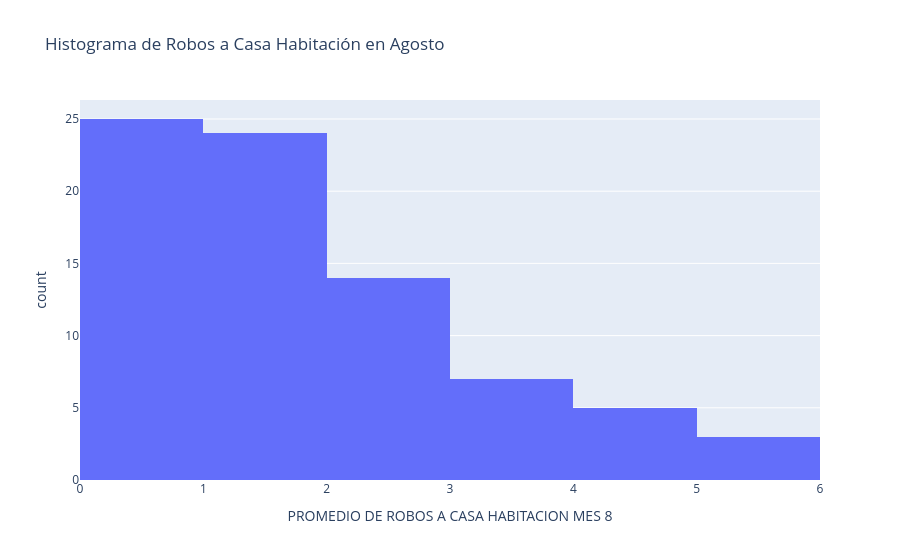

Notebook code cell kept with this figure:
### Code cell
import plotly.express as px
fig = px.histogram(df, x="PROMEDIO DE ROBOS A CASA HABITACION MES 8", title="Histograma de Robos a Casa Habitación en Agosto")
fig.show()

### Figure 1 — Plotly figure (JSON) as saved in the notebook; plotly's stock layout.template omitted (floating-point values rounded to 4 significant figures)
{"data": [{"bingroup": "x", "hovertemplate": "PROMEDIO DE ROBOS A CASA HABITACION MES 8=%{x}<br>count=%{y}<extra></extra>", "legendgroup": "", "marker": {"color": "#636efa", "pattern": {"shape": ""}}, "name": "", "orientation": "v", "showlegend": false, "type": "histogram", "x": [1.3, 0.0, 5.2, 1.9, 0.0, 3.1, 4.1, 4.6, 4.2, 0.0, 2.5, 3.0, 3.5, 2.3, 2.3, 2.2, 1.4, 2.9, 2.3, 2.1, 1.6, 0.7, 1.0, 2.2, 3.4, 3.8, 1.4, 2.7, 0.5, 0.4, 3.0, 0.2, 1.0, 0.1, 1.0, 0.1, 0.0, 0.4, 0.8, 0.3, 0.3, 0.3, 0.1, 0.3, 1.3, 1.6, 5.8, 5.5, 0.9, 1.2, 1.7, 1.3, 1.6, 2.4, 4.9, 2.0, 1.3, 0.5, 4.2, 1.3, 1.5, 0.0, 1.2, 0.0, 0.0, 0.3, 0.7, 2.6, 1.1, 2.5, 1.9, 1.0, 1.5, 1.8, 2.2, 1.3, 3.1, 0.7], "xaxis": "x", "yaxis": "y"}], "layout": {"barmode": "relative", "legend": {"tracegroupgap": 0}, "title": {"text": "Histograma de Robos a Casa Habitación en Agosto"}, "xaxis": {"anchor": "y", "domain": [0, 1], "title": {"text": "PROMEDIO DE ROBOS A CASA HABITACION MES 8"}}, "yaxis": {"anchor": "x", "domain": [0, 1], "title": {"text": "count"}}}}
